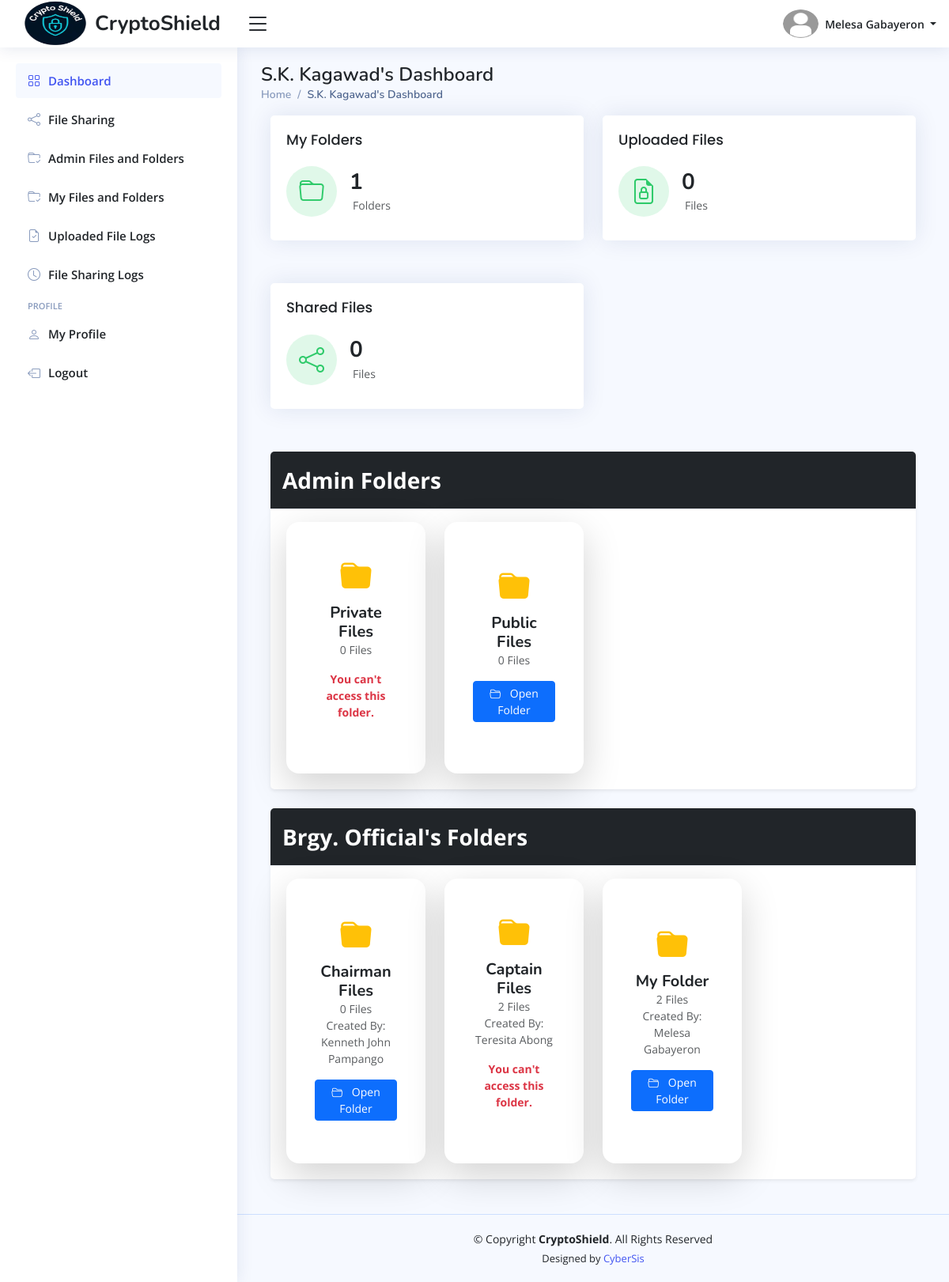
Page /officials/home.php (signed in) on the committed database.
### tables this page shows
CREATE TABLE `officials_info_tbl` (
  `official_id` int(11) NOT NULL,
  `profile_picture` varchar(255) DEFAULT NULL,
  `date_of_birth` date DEFAULT NULL,
  `gender` enum('Male','Female','Others') DEFAULT 'Others',
  `phone_number` varchar(100) NOT NULL,
  `full_address` varchar(255) NOT NULL,
  `updated_at` timestamp NOT NULL DEFAULT current_timestamp() ON UPDATE current_timestamp()
);

CREATE TABLE `officials_accounts_tbl` (
  `official_id` int(11) NOT NULL,
  `first_name` varchar(100) NOT NULL,
  `middle_name` varchar(100) DEFAULT NULL,
  `last_name` varchar(100) NOT NULL,
  `email_address` varchar(150) NOT NULL,
  `official_password` varchar(255) NOT NULL,
  `position` enum('Brgy. Captain','Brgy. Secretary','Brgy. Treasurer','Brgy. Kagawad','S.K. Chairman','S.K. Kagawad') NOT NULL,
  `is_online` enum('Yes','No') DEFAULT 'No',
  `reset_password_token` varchar(255) DEFAULT NULL,
  `password_token_expiry` datetime DEFAULT NULL,
  `created_at` timestamp NOT NULL DEFAULT current_timestamp(),
  `updated_at` timestamp NOT NULL DEFAULT current_timestamp() ON UPDATE current_timestamp(),
  `last_login` timestamp NULL DEFAULT NULL
);

CREATE TABLE `admin_folder_tbl` (
  `folder_id` int(11) NOT NULL,
  `folder_name` varchar(150) NOT NULL,
  `brgy_captain_access` enum('Yes','No') DEFAULT 'Yes',
  `brgy_secretary_access` enum('Yes','No') DEFAULT 'No',
  `brgy_treasurer_access` enum('Yes','No') DEFAULT 'No',
  `brgy_kagawad_access` enum('Yes','No') DEFAULT 'No',
  `sk_chairman_access` enum('Yes','No') DEFAULT 'No',
  `sk_kagawad_access` enum('Yes','No') DEFAULT 'Yes',
  `is_archive` enum('Yes','No') DEFAULT 'No',
  `modified_at` timestamp NOT NULL DEFAULT current_timestamp() ON UPDATE current_timestamp(),
  `created_at` timestamp NOT NULL DEFAULT current_timestamp()
);

CREATE TABLE `officials_folder_tbl` (
  `folder_id` int(11) NOT NULL,
  `folder_name` varchar(150) NOT NULL,
  `brgy_captain_access` enum('Yes','No') DEFAULT 'Yes',
  `brgy_secretary_access` enum('Yes','No') DEFAULT 'Yes',
  `brgy_treasurer_access` enum('Yes','No') DEFAULT 'Yes',
  `brgy_kagawad_access` enum('Yes','No') DEFAULT 'No',
  `sk_chairman_access` enum('Yes','No') DEFAULT 'Yes',
  `sk_kagawad_access` enum('Yes','No') DEFAULT 'No',
  `is_archive` enum('Yes','No') DEFAULT 'No',
  `created_by` int(11) DEFAULT NULL,
  `created_at` timestamp NOT NULL DEFAULT current_timestamp(),
  `modified_at` timestamp NOT NULL DEFAULT current_timestamp() ON UPDATE current_timestamp()
);

### officials/pages/dashboard.php (the view)
<?php
    $get_folders_count = $conn->prepare("SELECT COUNT(*) AS 'folder_count' FROM officials_folder_tbl WHERE created_by = :official_id AND is_archive = :is_archive");
    $get_folders_count->execute([":official_id" => $official_id, ":is_archive" => "No"]);
    $folder_count = $get_folders_count->fetch()["folder_count"];
    $get_files_count = $conn->prepare("SELECT COUNT(*) AS 'files_count' FROM officials_files_tbl WHERE uploaded_by = :official_id AND folder_id IS NOT NULL");
    $get_files_count->execute([":official_id" => $official_id]);
    $files_count = $get_files_count->fetch()["files_count"];
    $get_shared_files_count = $conn->prepare("SELECT COUNT(*) AS 'shared_files_count' FROM file_sharing_tbl WHERE sender = :official_id");
    $get_shared_files_count->execute([":official_id" => $official_id]);
    $shared_files_count = $get_shared_files_count->fetch()["shared_files_count"];
?>
<main id="main" class="main">
    <?php include_once "includes/pagetitle.php"; ?>
    <section class="section dashboard">
        <div class="container">
            <div class="row gy-4 mb-4">
                <div class="col-xxl-4 col-md-6">
                    <div class="card info-card revenue-card">
                        <div class="card-body">
                            <h5 class="card-title"> My Folders </span></h5>
                            <div class="d-flex align-items-center">
                                <div class="card-icon rounded-circle d-flex align-items-center justify-content-center">
                                    <i class="bi bi-folder"></i>
                                </div>
                                <div class="ps-3">
                                    <h6> <?php echo htmlspecialchars($folder_count); ?> </h6>
                                    <span class="text-muted small pt-2 ps-1"> Folders </span>
                                </div>
                            </div>
                        </div>
                    </div>
                </div>
                <div class="col-xxl-4 col-md-6">
                    <div class="card info-card revenue-card">
                        <div class="card-body">
                            <h5 class="card-title"> Uploaded Files </span></h5>
                            <div class="d-flex align-items-center">
                                <div class="card-icon rounded-circle d-flex align-items-center justify-content-center">
                                    <i class="bi bi-file-earmark-lock"></i>
                                </div>
                                <div class="ps-3">
                                    <h6> <?php echo htmlspecialchars($files_count); ?> </h6>
                                    <span class="text-muted small pt-2 ps-1"> Files </span>
                                </div>
                            </div>
                        </div>
                    </div>
                </div>
                <div class="col-xxl-4 col-md-6">
                    <div class="card info-card revenue-card">
                        <div class="card-body">
                            <h5 class="card-title"> Shared Files </span></h5>
                            <div class="d-flex align-items-center">
                                <div class="card-icon rounded-circle d-flex align-items-center justify-content-center">
                                    <i class="bi bi-share"></i>
                                </div>
                                <div class="ps-3">
                                    <h6> <?php echo htmlspecialchars($shared_files_count); ?> </h6>
                                    <span class="text-muted small pt-2 ps-1"> Files </span>
                                </div>
                            </div>
                        </div>
                    </div>
                </div>
            </div>
            <div class="card shadow-sm mb-4">
                <div class="card-header bg-dark text-white fw-bold fs-3 d-flex justify-content-between">
                    Admin Folders
                </div>
                <div class="card-body mt-3">
                    <div class="row gx-4 gy-4">
                        <?php
                        $get_folders = $conn->prepare("SELECT
                                                            fl.*,
                                                            COUNT(CASE WHEN fs.is_archive = 'No' THEN 1 END) AS 'files_count'
                                                        FROM admin_folder_tbl fl
                                                        LEFT JOIN admin_files_tbl fs
                                                        ON fl.folder_id = fs.folder_id
                                                        GROUP BY fl.folder_id
                                                        ORDER BY modified_at DESC");
                        $get_folders->execute();
                        if ($get_folders->rowCount() > 0) {
                            while ($folder_data = $get_folders->fetch()) {
                        ?>
                                <div class="col-6 col-md-3">
                                    <div class="card shadow-lg border-0 rounded-4 text-center p-3 folder-card h-100 position-relative" style="transition: 0.3s; cursor: pointer;">
                                        <div class="card-body d-flex flex-column align-items-center justify-content-center">
                                            <div class="folder-icon mb-1 mt-2">
                                                <i class="bi bi-folder-fill fs-1 text-warning"></i>
                                            </div>
                                            <h5 class="fw-bold mb-0">
                                                <?php echo htmlspecialchars($folder_data["folder_name"]); ?>
                                            </h5>
                                            <p class="small text-muted mb-3">
                                                <?php echo htmlspecialchars($folder_data["files_count"] . " Files"); ?>
                                            </p>
                                            <?php
                                            if ($folder_data[$admin_folder_permission] === "Yes") {
                                            ?>
                                                <a class="btn btn-primary btn-sm w-100 mb-0" href="home.php?page=admin-folder-contents&folder-id=<?php echo htmlspecialchars(base64_encode($folder_data["folder_id"])); ?>">
                                                    <i class="bi bi-folder2-open me-2 text-light"></i> Open Folder
                                                </a>
                                            <?php
                                            } else {
                                            ?>
                                                <p class="fw-bold text-danger small">
                                                    You can't access this folder.
                                                </p>
                                            <?php
                                            }
                                            ?>
                                        </div>
                                    </div>
                                </div>
                            <?php
                            }
                        } else {
                            ?>
                            <h1 class="text-center mt-5"> No Folders Yet. </h1>
                        <?php
                        }
                        ?>
                    </div>
                </div>
            </div>
            <div class="card shadow-sm mb-4">
                <div class="card-header bg-dark text-white fw-bold fs-3 d-flex justify-content-between">
                    Brgy. Official's Folders
                </div>
                <div class="card-body mt-3">
                    <div class="row gx-4 gy-4">
                        <?php
                        $get_officials_folders = $conn->prepare("SELECT
                                                            ofl.*,
                                                            COUNT(CASE WHEN ofs.is_archive = 'No' THEN 1 END) AS 'files_count',
                                                            CONCAT(oa.first_name, ' ', oa.last_name) 'created_by'
                                                        FROM officials_folder_tbl ofl
                                                        LEFT JOIN officials_files_tbl ofs
                                                        ON ofl.folder_id = ofs.folder_id AND ofs.is_archive = :is_archive
                                                        LEFT JOIN officials_accounts_tbl oa
                                                        ON ofl.created_by = oa.official_id
                                                        WHERE ofl.is_archive = 'No'
                                                        GROUP BY ofl.folder_id
                                                        ORDER BY ofl.modified_at DESC");
                        $get_officials_folders->execute([":is_archive" => "No"]);
                        if ($get_officials_folders->rowCount() > 0) {
                            while ($folder_data = $get_officials_folders->fetch()) {
                        ?>
                                <div class="col-6 col-md-3">
                                    <div class="card shadow-lg border-0 rounded-4 text-center p-3 folder-card h-100 position-relative" style="transition: 0.3s; cursor: pointer;">
                                        <div class="card-body d-flex flex-column align-items-center justify-content-center">
                                            <div class="folder-icon mb-1 mt-2">
                                                <i class="bi bi-folder-fill fs-1 text-warning"></i>
                                            </div>
                                            <h5 class="fw-bold mb-0">
                                                <?php echo htmlspecialchars($folder_data["folder_name"]); ?>
                                            </h5>
                                            <p class="small text-muted mb-0">
                                                <?php echo htmlspecialchars($folder_data["files_count"] . " Files"); ?>
                                            </p>
                                            <p class="small text-muted mb-3">
                                                Created By: <?php echo htmlspecialchars($folder_data["created_by"]); ?>
                                            </p>
                                            <?php
                                            if ($folder_data[$admin_folder_permission] === "Yes") {
                                            ?>
                                                <a class="btn btn-primary btn-sm w-100 mb-0" href="home.php?page=folder-contents&folder-id=<?php echo htmlspecialchars(base64_encode($folder_data["folder_id"])); ?>">
                                                    <i class="bi bi-folder2-open me-2 text-light"></i> Open Folder
                                                </a>
                                            <?php
                                            } else {
                                            ?>
                                                <p class="fw-bold text-danger small">
                                                    You can't access this folder.
                                                </p>
                                            <?php
                                            }
                                            ?>
                                        </div>
                                    </div>
                                </div>
                            <?php
                            }
                        } else {
                            ?>
                            <h1 class="text-center mt-5"> No Folders Yet. </h1>
                        <?php
                        }
                        ?>
                    </div>
                </div>
            </div>
        </div>
    </section>
</main>

### officials/includes/header.php (shortened to what the rows shown need)
<header id="header" class="header fixed-top d-flex align-items-center">
    <nav class="header-nav ms-auto">
        <ul class="d-flex align-items-center">
            <li class="nav-item dropdown pe-3">
                <a class="nav-link nav-profile d-flex align-items-center pe-0" href="#" data-bs-toggle="dropdown">
                    <img src="<?php echo htmlspecialchars($image_path . $profile_picture); ?>" alt="Profile Image" class="rounded-circle" width="45" height="45">
                    <span class="d-none d-md-block dropdown-toggle ps-2">
                        <?php echo htmlspecialchars($first_name . " " . $last_name); ?>
                    </span>
                </a>
            </li>
        </ul>
    </nav>
</header>

### officials/includes/pagetitle.php (shortened to what the rows shown need)
<div class="pagetitle">
    <h1>
        <?php echo htmlspecialchars($page_titles[$page_name]); ?>
    </h1>
    <nav>
        <ol class="breadcrumb">
            <li class="breadcrumb-item"><a href="home.php?page=dashboard"> Home </a></li>
            <li class="breadcrumb-item active">
                <?php echo htmlspecialchars($page_titles[$page_name]); ?>
            </li>
        </ol>
    </nav>
</div>

### rows in the picture
officials_info_tbl: official_id.last_name "Melesa Gabayeron", official_id.position "S.K. Kagawad's Dashboard"
admin_folder_tbl: folder_name "Private Files", files_count "0 Files", sk_kagawad_access "You can't access this folder."
admin_folder_tbl: folder_name "Public Files", files_count "0 Files"
officials_folder_tbl: folder_name "Chairman Files", files_count "0 Files", created_by "Kenneth John Pampango"
officials_folder_tbl: folder_name "Captain Files", files_count "2 Files", created_by "Teresita Abong", sk_kagawad_access "You can't access this folder."
officials_folder_tbl: folder_name "My Folder", files_count "2 Files", created_by "Melesa Gabayeron"

### other values in the picture
$folder_count "1"
$files_count "0"
$shared_files_count "0"
